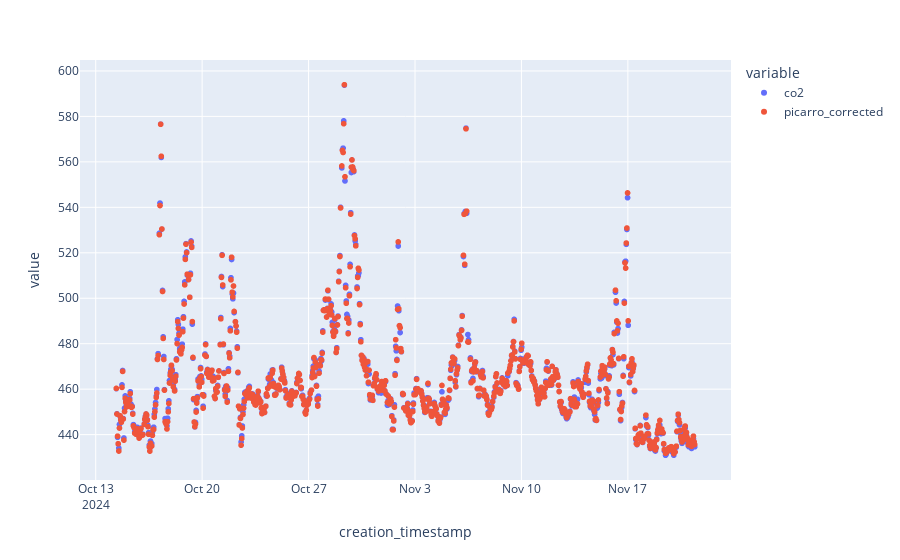
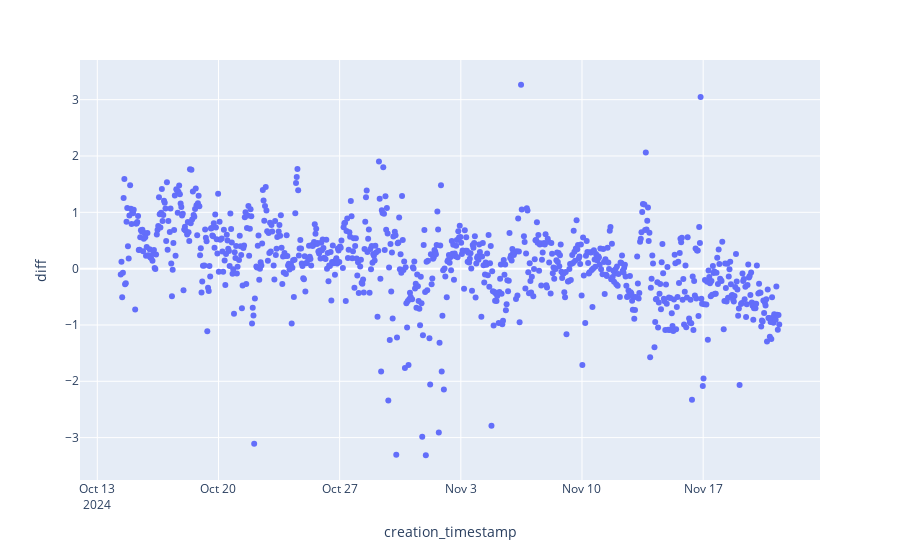

The cell these charts' notebook holds for them, in order:
### Code cell
# verify by plotting

from datetime import datetime, timezone, timedelta
import plotly.express as px

df_p = df_p_529_corr.with_columns(pl.lit("Picarro").alias("sys_name_short")) \
    .select("datetime", "sys_name_short", "picarro_corrected", "h2o_reported") \
    .rename({"datetime":"creation_timestamp"}) \
    .group_by_dynamic("creation_timestamp", every='1h') \
    .agg(pl.all().exclude(["creation_timestamp","sys_name_short"]).mean(),
            pl.col("picarro_corrected").std().alias("std")) \
    .with_columns((pl.col("creation_timestamp") + timedelta(minutes=30)))
    
df_1h = pl.read_parquet(os.path.join(DATA_DIRECTORY,"processed", "pipeline","flagged_1_h_acropolis.parquet")) \
    .filter(pl.col("system_id") == 2) \
    .filter(pl.col("Flag") == 'O') \


start_date = datetime(2024, 10, 14, 8, 0, 0).replace(tzinfo=timezone.utc)
end_date = datetime(2024, 11, 21, 9, 59, 59).replace(tzinfo=timezone.utc)


df_plot = df_1h.join(df_p.select("creation_timestamp", "picarro_corrected"), on = ["creation_timestamp"], how= "left") \
    .with_columns(diff = pl.col("co2") - pl.col("picarro_corrected")) \
    .filter(pl.col("creation_timestamp").is_between(start_date, end_date))
    
fig = px.scatter(df_plot, x="creation_timestamp", y = ["co2", "picarro_corrected"])
fig.show()

fig = px.scatter(df_plot, x="creation_timestamp", y = "diff")
fig.show()

### Figure 1 — Plotly figure (JSON) as saved in the notebook; plotly's stock layout.template omitted (floating-point values rounded to 4 significant figures; data arrays with more than 128 entries replaced by an {"elided": "..."} marker saying what was removed)
{"data": [{"hovertemplate": "variable=co2<br>creation_timestamp=%{x}<br>value=%{y}<extra></extra>", "legendgroup": "co2", "marker": {"color": "#636efa", "symbol": "circle"}, "mode": "markers", "name": "co2", "showlegend": true, "type": "scattergl", "x": {"elided": "871 str values"}, "xaxis": "x", "y": {"elided": "871 float values"}, "yaxis": "y"}, {"hovertemplate": "variable=picarro_corrected<br>creation_timestamp=%{x}<br>value=%{y}<extra></extra>", "legendgroup": "picarro_corrected", "marker": {"color": "#EF553B", "symbol": "circle"}, "mode": "markers", "name": "picarro_corrected", "showlegend": true, "type": "scattergl", "x": {"elided": "871 str values"}, "xaxis": "x", "y": {"elided": "871 float values"}, "yaxis": "y"}], "layout": {"legend": {"title": {"text": "variable"}, "tracegroupgap": 0}, "margin": {"t": 60}, "xaxis": {"anchor": "y", "domain": [0, 1], "title": {"text": "creation_timestamp"}}, "yaxis": {"anchor": "x", "domain": [0, 1], "title": {"text": "value"}}}}

### Figure 2 — Plotly figure (JSON) as saved in the notebook; plotly's stock layout.template omitted (floating-point values rounded to 4 significant figures; data arrays with more than 128 entries replaced by an {"elided": "..."} marker saying what was removed)
{"data": [{"hovertemplate": "creation_timestamp=%{x}<br>diff=%{y}<extra></extra>", "legendgroup": "", "marker": {"color": "#636efa", "symbol": "circle"}, "mode": "markers", "name": "", "orientation": "v", "showlegend": false, "type": "scatter", "x": {"elided": "871 str values"}, "xaxis": "x", "y": {"elided": "871 float values"}, "yaxis": "y"}], "layout": {"legend": {"tracegroupgap": 0}, "margin": {"t": 60}, "xaxis": {"anchor": "y", "domain": [0, 1], "title": {"text": "creation_timestamp"}}, "yaxis": {"anchor": "x", "domain": [0, 1], "title": {"text": "diff"}}}}
